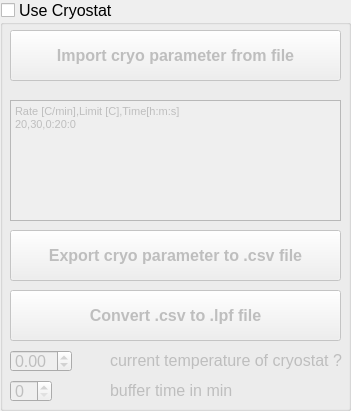
     <widget class="QGroupBox" name="CryoBox">
      <property name="enabled">
       <bool>true</bool>
      </property>
      <property name="geometry">
       <rect>
        <x>650</x>
        <y>350</y>
        <width>351</width>
        <height>411</height>
       </rect>
      </property>
      <property name="font">
       <font>
        <pointsize>12</pointsize>
       </font>
      </property>
      <property name="title">
       <string>Use Cryostat</string>
      </property>
      <property name="checkable">
       <bool>true</bool>
      </property>
      <property name="checked">
       <bool>false</bool>
      </property>
      <widget class="QPlainTextEdit" name="cryo_parameter">
       <property name="geometry">
        <rect>
         <x>10</x>
         <y>100</y>
         <width>331</width>
         <height>121</height>
        </rect>
       </property>
       <property name="font">
        <font>
         <pointsize>8</pointsize>
        </font>
       </property>
       <property name="plainText">
        <string>Rate [C/min],Limit [C],Time[h:m:s]
20,30,0:20:0</string>
       </property>
       <property name="overwriteMode">
        <bool>false</bool>
       </property>
      </widget>
      <widget class="QPushButton" name="export_cryo_to_csv">
       <property name="geometry">
        <rect>
         <x>10</x>
         <y>230</y>
         <width>331</width>
         <height>51</height>
        </rect>
       </property>
       <property name="font">
        <font>
         <pointsize>12</pointsize>
         <weight>75</weight>
         <bold>true</bold>
        </font>
       </property>
       <property name="text">
        <string>Export cryo parameter to .csv file</string>
       </property>
      </widget>
      <widget class="QPushButton" name="convert_csv_to_lpf">
       <property name="geometry">
        <rect>
         <x>10</x>
         <y>290</y>
         <width>331</width>
         <height>51</height>
        </rect>
       </property>
       <property name="font">
        <font>
         <pointsize>12</pointsize>
         <weight>75</weight>
         <bold>true</bold>
        </font>
       </property>
       <property name="text">
        <string>Convert .csv to .lpf file</string>
       </property>
      </widget>
      <widget class="QPushButton" name="import_cryo_from_file">
       <property name="geometry">
        <rect>
         <x>10</x>
         <y>30</y>
         <width>331</width>
         <height>51</height>
        </rect>
       </property>
       <property name="font">
        <font>
         <pointsize>12</pointsize>
         <weight>75</weight>
         <bold>true</bold>
        </font>
       </property>
       <property name="text">
        <string>Import cryo parameter from file</string>
       </property>
      </widget>
      <widget class="QLabel" name="label_3">
       <property name="geometry">
        <rect>
         <x>110</x>
         <y>380</y>
         <width>241</width>
         <height>20</height>
        </rect>
       </property>
       <property name="font">
        <font>
         <pointsize>12</pointsize>
        </font>
       </property>
       <property name="text">
        <string>buffer time in min</string>
       </property>
      </widget>
      <widget class="QLabel" name="label_2">
       <property name="geometry">
        <rect>
         <x>110</x>
         <y>350</y>
         <width>241</width>
         <height>20</height>
        </rect>
       </property>
       <property name="font">
        <font>
         <pointsize>12</pointsize>
        </font>
       </property>
       <property name="text">
        <string>current temperature of cryostat ?</string>
       </property>
      </widget>
      <widget class="QDoubleSpinBox" name="current_temperature">
       <property name="geometry">
        <rect>
         <x>10</x>
         <y>350</y>
         <width>62</width>
         <height>22</height>
        </rect>
       </property>
       <property name="minimum">
        <double>-99.000000000000000</double>
       </property>
      </widget>
      <widget class="QSpinBox" name="buffer_time">
       <property name="geometry">
        <rect>
         <x>10</x>
         <y>380</y>
         <width>42</width>
         <height>22</height>
        </rect>
       </property>
      </widget>
     </widget>
